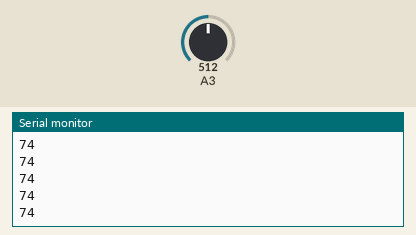
The sketch below on a simulated Arduino Uno, built with avr-gcc and run on an emulated ATmega328P. On the bench: the last lines printed to the serial monitor. Inputs (shaded band) come from the test bench; at power-on: A3 = 512.

Above: at 1.2 s.
1.3 s: A3 set to 716
At 1.31 s:
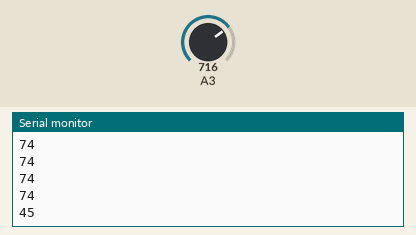
2.8 s: A3 set to 900
At 2.81 s:
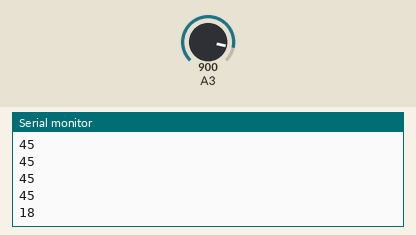
Timing chart, 0 to 5.8 s (numbered marks = the images above; inputs shaded):
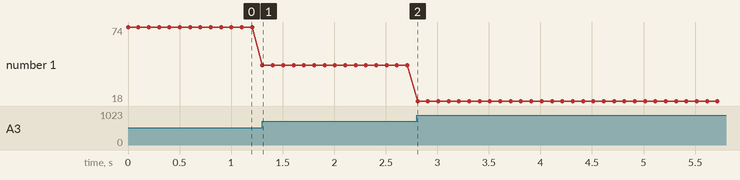

Measured:
- after the input at 1.3 s, the serial monitor: prints a new line at once (image 1)
- after the input at 2.8 s, the serial monitor: prints a new line at once (image 2)
- plotted number 1: 74 → 45 after the input at 1.3 s, 45 → 18 after the input at 2.8 s

The sketch:

soil_moisture_sensor.ino
```cpp
void setup() {
  Serial.begin(9600);
}

void loop() {

  int Soil_moisture = analogRead(A3);
  int sm_percentage=map(Soil_moisture,330,1023,100,0)  ;
  Serial.println(sm_percentage);
  delay(100);

}
```
